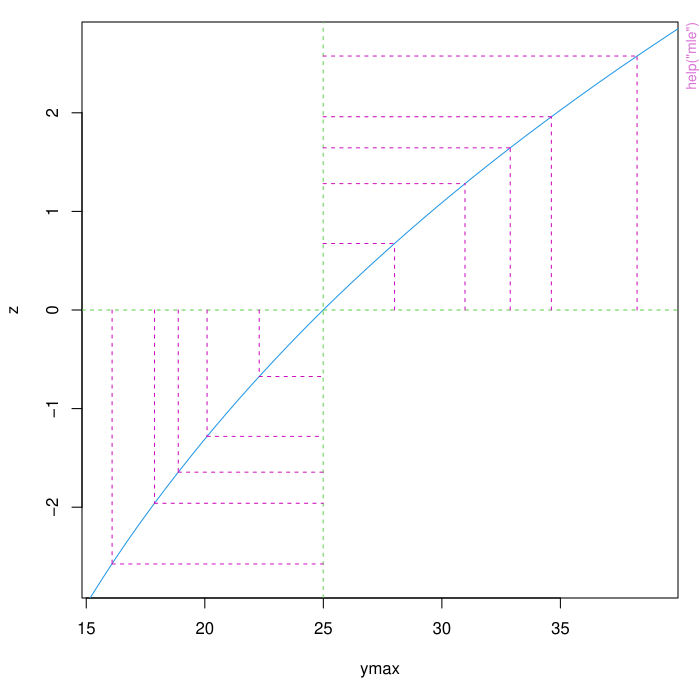

Here is the R script that generated this plot:
pkgname <- "stats4"
source(file.path(R.home("share"), "R", "examples-header.R"))
options(warn = 1)
library('stats4')

base::assign(".oldSearch", base::search(), pos = 'CheckExEnv')
base::assign(".old_wd", base::getwd(), pos = 'CheckExEnv')
cleanEx()
nameEx("mle")
### * mle

flush(stderr()); flush(stdout())

### Name: mle
### Title: Maximum Likelihood Estimation
### Aliases: mle
### Keywords: models

### ** Examples

## Avoid printing to unwarranted accuracy
od <- options(digits = 5)

## Simulated EC50 experiment with count data
x <- 0:10
y <- c(26, 17, 13, 12, 20, 5, 9, 8, 5, 4, 8)

## Easy one-dimensional MLE:
nLL <- function(lambda) -sum(stats::dpois(y, lambda, log = TRUE))
fit0 <- mle(nLL, start = list(lambda = 5), nobs = NROW(y))

## sanity check --- notice that "nobs" must be input
## (not guaranteed to be meaningful for any likelihood)
stopifnot(nobs(fit0) == length(y))


# For 1D, this is preferable:
fit1 <- mle(nLL, start = list(lambda = 5), nobs = NROW(y),
            method = "Brent", lower = 1, upper = 20)

## This needs a constrained parameter space: most methods will accept NA
ll <- function(ymax = 15, xhalf = 6) {
    if(ymax > 0 && xhalf > 0)
      -sum(stats::dpois(y, lambda = ymax/(1+x/xhalf), log = TRUE))
    else NA
}
(fit <- mle(ll, nobs = length(y)))
mle(ll, fixed = list(xhalf = 6))

## Alternative using bounds on optimization
ll2 <- function(ymax = 15, xhalf = 6)
    -sum(stats::dpois(y, lambda = ymax/(1+x/xhalf), log = TRUE))
mle(ll2, lower = rep(0, 2))

AIC(fit)
BIC(fit)

summary(fit)
logLik(fit)
vcov(fit)
plot(profile(fit), absVal = FALSE)
confint(fit)

## Use bounded optimization
## The lower bounds are really > 0,
## but we use >=0 to stress-test profiling
(fit2 <- mle(ll2, lower = c(0, 0)))
plot(profile(fit2), absVal = FALSE)

## A better parametrization:
ll3 <- function(lymax = log(15), lxhalf = log(6))
    -sum(stats::dpois(y, lambda = exp(lymax)/(1+x/exp(lxhalf)), log = TRUE))
(fit3 <- mle(ll3))
plot(profile(fit3), absVal = FALSE)
exp(confint(fit3))

# Regression tests for bounded cases (this was broken in R 3.x)
fit4 <- mle(ll, lower = c(0, 4)) # has max on boundary
confint(fit4)

## direct check that fixed= and constraints work together
mle(ll, lower = c(0, 4), fixed=list(ymax=23)) # has max on boundary

## Linear regression using MLE
x <- 1:10 
y <- c(0.48, 2.24, 2.22, 5.15, 4.64, 5.53, 7, 8.8, 7.67, 9.23)

LM_mll <- function(formula, data = environment(formula))
{
     y <- model.response(model.frame(formula, data))
     X <- model.matrix(formula, data)
     b0 <- numeric(NCOL(X))
     names(b0) <- colnames(X)
     function(b=b0, sigma=1)
         -sum(dnorm(y, X %*% b, sigma, log=TRUE))
}

mll <- LM_mll(y ~ x)

summary(lm(y~x)) # for comparison -- notice variance bias in MLE
summary(mle(mll, lower=c(-Inf,-Inf, 0.01)))
summary(mle(mll, lower=list(sigma = 0.01))) # alternative specification

confint(mle(mll, lower=list(sigma = 0.01)))
plot(profile(mle(mll, lower=list(sigma = 0.01))))

Binom_mll <- function(x, n)
{
    force(x); force(n) ## beware lazy evaluation
    function(p=.5) -dbinom(x, n, p, log=TRUE)
}

## Likelihood functions for different x.
## This code goes wrong, if force(x) is not used in Binom_mll:

curve(Binom_mll(0, 10)(p), xname="p", ylim=c(0, 10))
mll_list <- list(10)
for (x in 1:10)
    mll_list[[x]] <- Binom_mll(x, 10)
for (mll in mll_list)
    curve(mll(p), xname="p", add=TRUE)

mll <- Binom_mll(4,10)
mle(mll, lower = 1e-16, upper = 1-1e-16) # limits must be inside (0,1)

## Boundary case: This works, but fails if limits are set closer to 0 and 1  
mll <- Binom_mll(0, 10)
mle(mll, lower=.005, upper=.995)

## Not run: 
##D ## We can use limits closer to the boundaries if we use the
##D ## drop-in replacement optimr() from the optimx package.
##D 
##D mle(mll, lower = 1e-16, upper = 1-1e-16, optim=optimx::optimr)
## End(Not run)


options(od)



cleanEx()
nameEx("update-methods")
### * update-methods

flush(stderr()); flush(stdout())

### Name: update-methods
### Title: Methods for Function 'update' in Package 'stats4'
### Aliases: update-methods update,ANY-method update,mle-method
### Keywords: methods

### ** Examples

x <- 0:10
y <- c(26, 17, 13, 12, 20, 5, 9, 8, 5, 4, 8)
ll <- function(ymax = 15, xhalf = 6)
    -sum(stats::dpois(y, lambda = ymax/(1+x/xhalf), log = TRUE))
fit <- mle(ll)
## note the recorded call contains ..1, a problem with S4 dispatch
update(fit, fixed = list(xhalf = 3))



### * <FOOTER>
###
cleanEx()
options(digits = 7L)
base::cat("Time elapsed: ", proc.time() - base::get("ptime", pos = 'CheckExEnv'),"\n")
grDevices::dev.off()
###
### Local variables: ***
### mode: outline-minor ***
### outline-regexp: "\\(> \\)?### [*]+" ***
### End: ***
quit('no')
